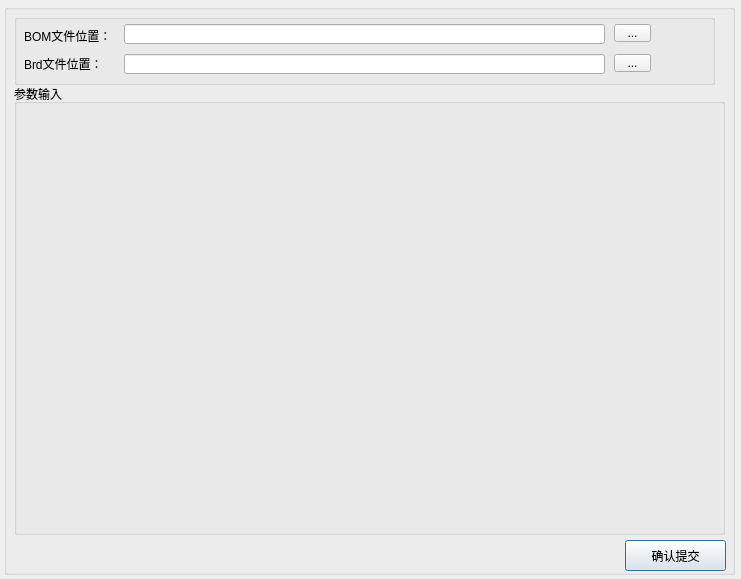
<?xml version="1.0" encoding="UTF-8"?>
<ui version="4.0">
 <class>InfoInput</class>
 <widget class="QDialog" name="InfoInput">
  <property name="geometry">
   <rect>
    <x>0</x>
    <y>0</y>
    <width>741</width>
    <height>579</height>
   </rect>
  </property>
  <property name="windowTitle">
   <string>Dialog</string>
  </property>
  <property name="windowIcon">
   <iconset resource="../qrc/Top.qrc">
    <normaloff>:/new/wl/Logo_ico.png</normaloff>:/new/wl/Logo_ico.png</iconset>
  </property>
  <widget class="QGroupBox" name="groupBox">
   <property name="geometry">
    <rect>
     <x>4</x>
     <y>4</y>
     <width>731</width>
     <height>571</height>
    </rect>
   </property>
   <property name="title">
    <string/>
   </property>
   <widget class="QGroupBox" name="groupBoxTop">
    <property name="geometry">
     <rect>
      <x>10</x>
      <y>80</y>
      <width>711</width>
      <height>451</height>
     </rect>
    </property>
    <property name="title">
     <string>参数输入</string>
    </property>
   </widget>
   <widget class="QGroupBox" name="groupBox_10">
    <property name="geometry">
     <rect>
      <x>10</x>
      <y>10</y>
      <width>701</width>
      <height>71</height>
     </rect>
    </property>
    <property name="title">
     <string/>
    </property>
    <widget class="QWidget" name="verticalLayoutWidget_2">
     <property name="geometry">
      <rect>
       <x>10</x>
       <y>10</y>
       <width>88</width>
       <height>51</height>
      </rect>
     </property>
     <layout class="QVBoxLayout" name="verticalLayout_2">
      <item>
       <widget class="QLabel" name="label_21">
        <property name="text">
         <string>BOM文件位置：</string>
        </property>
       </widget>
      </item>
      <item>
       <widget class="QLabel" name="label_20">
        <property name="text">
         <string>Brd文件位置：</string>
        </property>
       </widget>
      </item>
     </layout>
    </widget>
    <widget class="QLineEdit" name="lineEditBDMPos">
     <property name="geometry">
      <rect>
       <x>110</x>
       <y>10</y>
       <width>481</width>
       <height>20</height>
      </rect>
     </property>
    </widget>
    <widget class="QLineEdit" name="lineEditBrdPos">
     <property name="geometry">
      <rect>
       <x>110</x>
       <y>40</y>
       <width>481</width>
       <height>20</height>
      </rect>
     </property>
    </widget>
    <widget class="QToolButton" name="toolButtonBDM">
     <property name="geometry">
      <rect>
       <x>600</x>
       <y>10</y>
       <width>37</width>
       <height>18</height>
      </rect>
     </property>
     <property name="text">
      <string>...</string>
     </property>
    </widget>
    <widget class="QToolButton" name="toolButtonBrd">
     <property name="geometry">
      <rect>
       <x>600</x>
       <y>40</y>
       <width>37</width>
       <height>18</height>
      </rect>
     </property>
     <property name="text">
      <string>...</string>
     </property>
    </widget>
   </widget>
   <widget class="QPushButton" name="pbSubmit">
    <property name="geometry">
     <rect>
      <x>621</x>
      <y>536</y>
      <width>101</width>
      <height>31</height>
     </rect>
    </property>
    <property name="text">
     <string>确认提交</string>
    </property>
   </widget>
  </widget>
 </widget>
 <tabstops>
  <tabstop>lineEditBDMPos</tabstop>
  <tabstop>lineEditBrdPos</tabstop>
  <tabstop>pbSubmit</tabstop>
  <tabstop>toolButtonBDM</tabstop>
  <tabstop>toolButtonBrd</tabstop>
 </tabstops>
 <resources>
  <include location="../qrc/Top.qrc"/>
 </resources>
 <connections/>
</ui>
